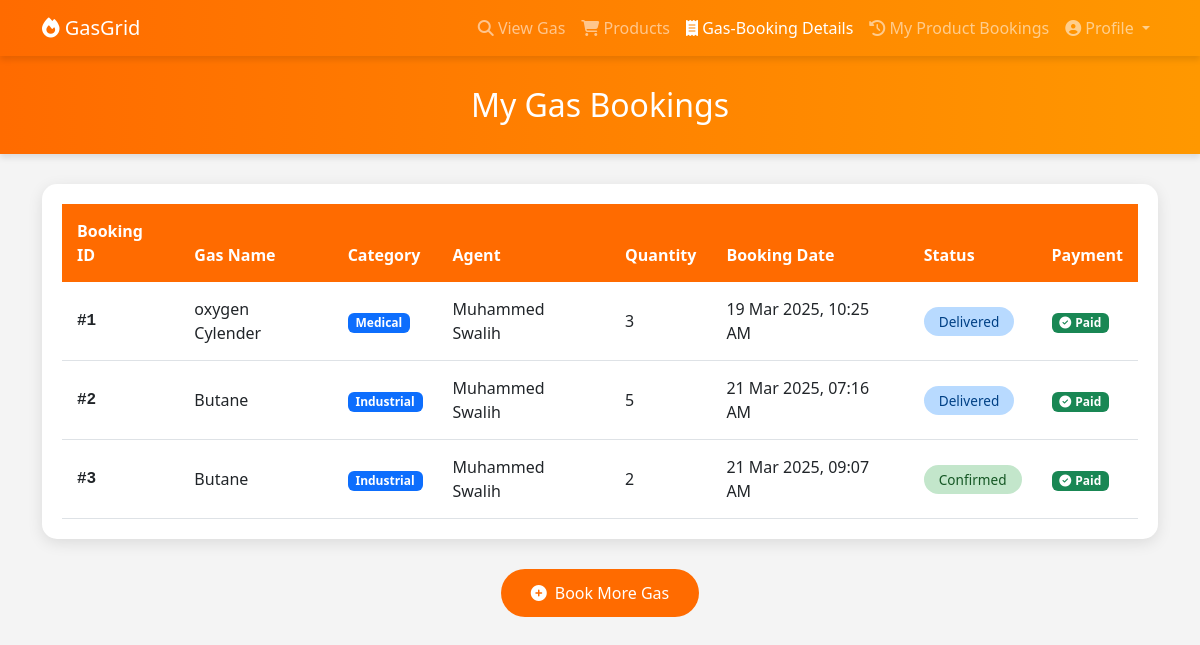
The app's page /User/my-bookings/ (signed in), older data.
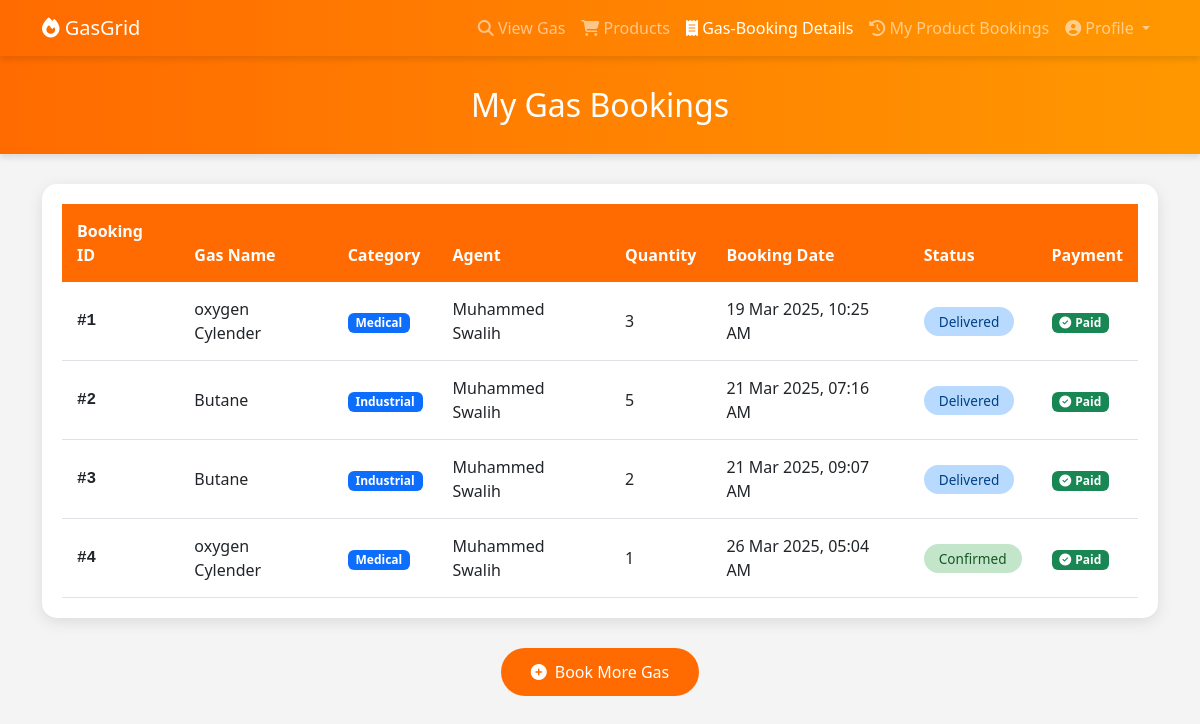
The same page, newer data.
### User/models.py (models this page shows)
class UserBookGas(models.Model):
    PAYMENT_STATUS_CHOICES = [
        ('Pending', 'Pending'),
        ('Paid', 'Paid'),
        ('Failed', 'Failed'),
    ]
    BOOKING_STATUS_CHOICES = [
        ('Pending', 'Pending'),
        ('Confirmed', 'Confirmed'),
        ('Cancelled', 'Cancelled'),
        ( 'Delivered','Delivered'),
    ]
    user = models.ForeignKey(User, on_delete=models.CASCADE)  # Link to User model
    agent = models.ForeignKey(Agent, on_delete=models.CASCADE)
    gas_product = models.ForeignKey(Gas, on_delete=models.CASCADE)
    quantity = models.PositiveIntegerField()
    booking_date = models.DateTimeField(auto_now_add=True)
    booking_status = models.CharField(max_length=20, choices=BOOKING_STATUS_CHOICES, default='Pending')  # Track booking status
    payment_status = models.CharField(max_length=20, choices=PAYMENT_STATUS_CHOICES, default='Pending')  # Track payment status

### Admin/models.py (models this page shows)
class Gas(models.Model):
    CATEGORY_CHOICES = [
        ('Industrial', 'Industrial'),
        ('Commercial', 'Commercial'),
        ('Medical', 'Medical'),
    ]
    name = models.CharField(max_length=200, unique=True)
    category = models.CharField(max_length=50, choices=CATEGORY_CHOICES)
    quantity = models.PositiveIntegerField(help_text="Quantity available in stock",null=True, blank=True)
    initial_quantity = models.PositiveIntegerField(help_text="Initial quantity added")
    weight= models.CharField(max_length=50)
    retailer_price = models.DecimalField(max_digits=10, decimal_places=2, help_text="Price per unit")
    added_on = models.DateTimeField(auto_now_add=True)

### Agent/models.py (models this page shows)
class Agent(models.Model):
    name = models.CharField(max_length=150)
    email = models.EmailField(unique=True)
    phone_number = models.CharField(max_length=15)
    license_number = models.CharField(max_length=100, unique=True)
    agency_name = models.TextField()
    agency_start_year = models.IntegerField()
    agent_image = models.ImageField(upload_to='agent_images/', blank=True, null=True)
    agent_idproof = models.ImageField(upload_to='idproof_agent/', blank=True, null=True)
    address = models.TextField(blank=True, null=True)
    latitude = models.FloatField(blank=True, null=True)
    longitude = models.FloatField(blank=True, null=True)
    password = models.CharField(max_length=100)  # Storing in plain text (not secure)
    date_registered = models.DateTimeField(auto_now_add=True)
    agent_approved_status = models.IntegerField(default=0)

### User/views.py (the view)
# urls.py: path("my-bookings/", views.user_booking_details, name="user_booking_details"),
def user_booking_details(request):
    if 'uid' not in request.session:
        messages.error(request, "You must be logged in to view your bookings!")
        return redirect("User:user_login")
    user_id = request.session['uid']
    user = User.objects.get(id=user_id)
    bookings = UserBookGas.objects.filter(user=user)
    if not bookings.exists():
        messages.info(request, "No bookings found.")
    return render(request, "User/user_booking_details.html", {"bookings": bookings})

### User/templates/User/user_booking_details.html (shortened to what this page needs)
<!DOCTYPE html>
<html lang="en">
<head>
    <link href="https://cdn.jsdelivr.net/npm/bootstrap@5.3.0/dist/css/bootstrap.min.css" rel="stylesheet">
    <link href="https://cdnjs.cloudflare.com/ajax/libs/font-awesome/6.4.0/css/all.min.css" rel="stylesheet">
</head>
<body>
    <nav class="navbar navbar-expand-lg navbar-dark">
        <div class="container">
            <a class="navbar-brand" href="{% url 'User:user_home' %}">
                <i class="fas fa-fire"></i> GasGrid
            </a>
            <div class="collapse navbar-collapse" id="navbarNav">
                <ul class="navbar-nav ms-auto">
                    <li class="nav-item">
                        <a class="nav-link" href="{% url 'User:view_agent_gas' %}">
                            <i class="fas fa-search"></i> View Gas
                        </a>
                    </li>
                    <li class="nav-item">
                        <a class="nav-link" href="{% url 'User:list_gas_products' %}">
                            <i class="fas fa-shopping-cart"></i> Products
                        </a>
                    </li>
                    <li class="nav-item">
                        <a class="nav-link active" href="{% url 'User:user_booking_details' %}">
                            <i class="fas fa-receipt"></i> Gas-Booking Details
                        </a>
                    </li>
                    <li class="nav-item">
                        <a class="nav-link" href="{% url 'User:user_product_bookings' %}">
                            <i class="fas fa-history"></i> My Product Bookings
                        </a>
                    </li>
                    <li class="nav-item dropdown">
                        <a class="nav-link dropdown-toggle" href="#" id="navbarDropdown" role="button" data-bs-toggle="dropdown" aria-expanded="false">
                            <i class="fas fa-user-circle"></i> Profile
                        </a>
                    </li>
                </ul>
            </div>
        </div>
    </nav>
    <div class="page-header">
        <div class="container">
            <h2 class="text-center mb-0">My Gas Bookings</h2>
        </div>
    </div>
    <div class="container">
        <div class="bookings-card">
            <div class="table-responsive">
                <table class="table">
                    <thead>
                        <tr>
                            <th>Booking ID</th>
                            <th>Gas Name</th>
                            <th>Category</th>
                            <th>Agent</th>
                            <th>Quantity</th>
                            <th>Booking Date</th>
                            <th>Status</th>
                            <th>Payment</th>
                        </tr>
                    </thead>
                    <tbody>
                        {% for booking in bookings %}
                        <tr>
                            <td class="booking-id">#{{ booking.id }}</td>
                            <td>{{ booking.gas_product.name }}</td>
                            <td><span class="badge bg-primary">{{ booking.gas_product.category }}</span></td>
                            <td>{{ booking.agent.name }}</td>
                            <td>{{ booking.quantity }}</td>
                            <td>{{ booking.booking_date|date:"d M Y, h:i A" }}</td>
                            <td>
                                <span class="status-badge
                                    {% if booking.booking_status == 'Pending' %}status-pending
                                    {% elif booking.booking_status == 'Confirmed' %}status-confirmed
                                    {% else %}status-delivered{% endif %}">
                                    {{ booking.booking_status }}
                                </span>
                            </td>
                            <td>
                                {% if booking.payment_status == "Pending" %}
                                    <a href="{% url 'User:payment_page' booking.id %}" class="btn btn-pay-now">
                                        <i class="fas fa-credit-card me-1"></i>Pay Now
                                    </a>
                                {% else %}
                                    <span class="badge bg-success">
                                        <i class="fas fa-check-circle me-1"></i>Paid
                                    </span>
                                {% endif %}
                            </td>
                        </tr>
                        {% endfor %}
                    </tbody>
                </table>
            </div>
        </div>
        <div class="text-center">
            <a href="{% url 'User:view_agent_gas' %}" class="btn btn-primary btn-book-more">
                <i class="fas fa-plus-circle me-2"></i>Book More Gas
            </a>
        </div>
    </div>
</body>
</html>

### User/templates/User/user_booking_details.html (style rules this page uses)
:root { --primary-color: #ff6b00; --secondary-color: #4a4a4a; --background-color: #f4f4f4; --accent-color: #2196F3; }
body { background-color: var(--background-color); font-family: 'Segoe UI', Tahoma, Geneva, Verdana, sans-serif; }
.navbar { background: linear-gradient(to right, var(--primary-color), #ff9800); box-shadow: 0 4px 6px rgba(0,0,0,0.1); }
.page-header { background: linear-gradient(to right, var(--primary-color), #ff9800); color: white; padding: 30px 0; margin-bottom: 30px; box-shadow: 0 4px 6px rgba(0,0,0,0.1); }
.bookings-card { background: white; border-radius: 15px; box-shadow: 0 4px 15px rgba(0,0,0,0.1); padding: 20px; margin-bottom: 30px; }
.table { margin-bottom: 0; }
.table thead th { background: var(--primary-color); color: white; border: none; padding: 15px; }
.table tbody td { padding: 15px; vertical-align: middle; }
.table tbody tr { transition: all 0.3s ease; }
.btn-book-more { background: var(--primary-color); border: none; padding: 12px 30px; border-radius: 25px; font-weight: 500; transition: all 0.3s ease; }
.status-badge { padding: 5px 15px; border-radius: 15px; font-size: 0.85rem; font-weight: 500; }
.status-confirmed { background: #c3e6cb; color: #155724; }
.status-delivered { background: #b8daff; color: #004085; }
.booking-id { font-family: monospace; font-weight: 600; color: var(--primary-color); }

Row changes from the older to the newer data that the page shows:
changed UserBookGas "21 Mar 2025, 09:07 AM": booking_status "Confirmed" → "Delivered"
added UserBookGas: id "4", gas_product.name "oxygen Cylender", gas_product.category "Medical", agent.name "Muhammed Swalih", quantity "1", booking_date "26 Mar 2025, 05:04 AM", booking_status "Confirmed", payment_status "Paid" (drawn)
